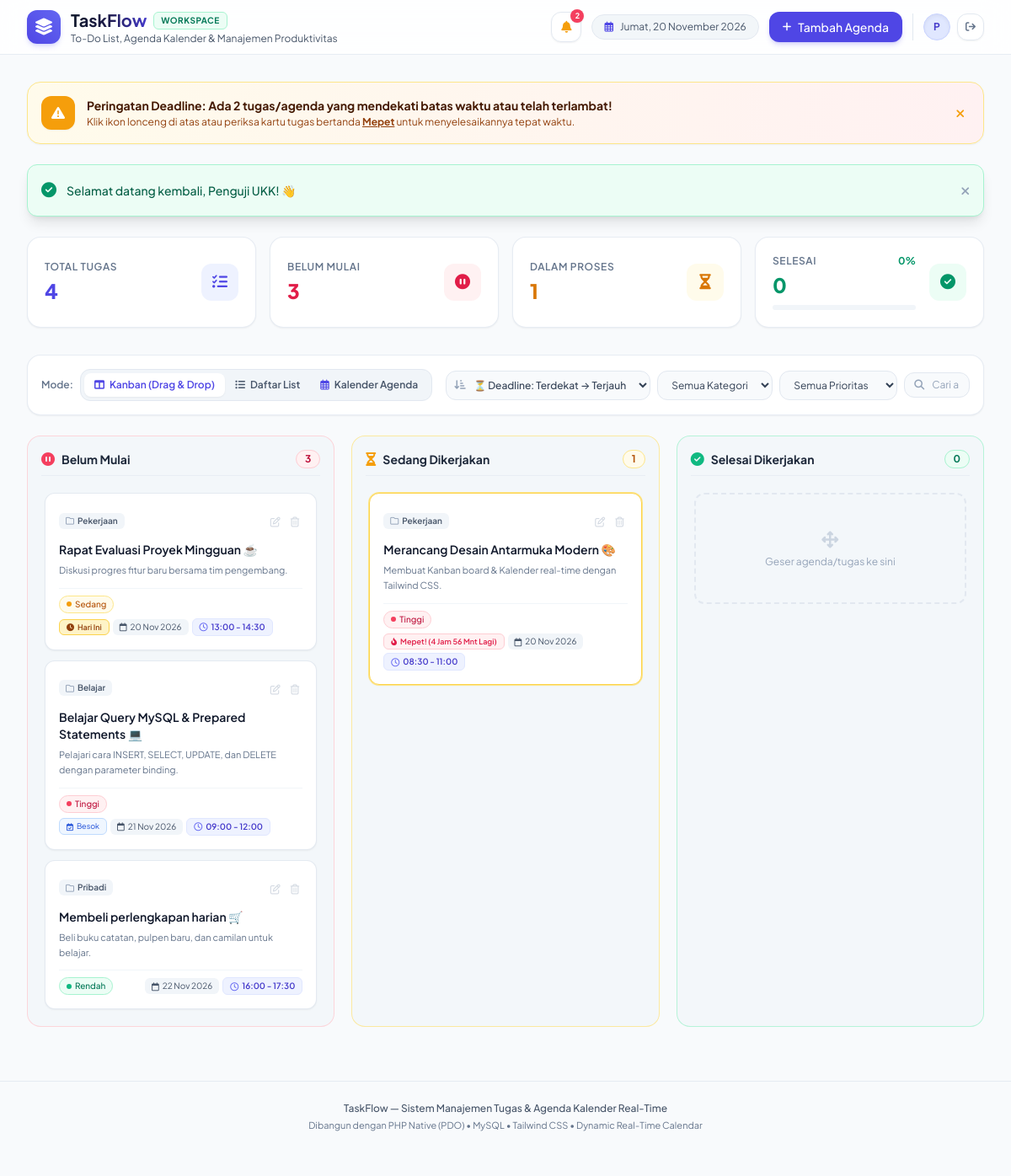
/index.php (signed in), run on the app's committed database.
### tables this page shows
CREATE TABLE IF NOT EXISTS `tasks` (
    `id` INT AUTO_INCREMENT PRIMARY KEY,
    `user_id` INT NULL,
    `title` VARCHAR(255) NOT NULL,
    `description` TEXT NULL,
    `category` VARCHAR(50) NOT NULL DEFAULT 'Umum',
    `priority` ENUM('low', 'medium', 'high') NOT NULL DEFAULT 'medium',
    `status` ENUM('todo', 'in_progress', 'completed') NOT NULL DEFAULT 'todo',
    `due_date` DATE NULL,
    `start_time` TIME NULL,
    `due_time` TIME NULL,
    `created_at` TIMESTAMP DEFAULT CURRENT_TIMESTAMP,
    `updated_at` TIMESTAMP DEFAULT CURRENT_TIMESTAMP ON UPDATE CURRENT_TIMESTAMP,
    INDEX `idx_user_tasks` (`user_id`),
    CONSTRAINT `fk_tasks_user` FOREIGN KEY (`user_id`) REFERENCES `users` (`id`) ON DELETE CASCADE
);

### config/database.php (called while the page is built, shortened)
<?php
if (!function_exists('e')) {
    function e($string) {
        return htmlspecialchars($string ?? '', ENT_QUOTES, 'UTF-8');
    }
}
if (!function_exists('formatTanggalIndo')) {
    function formatTanggalIndo($dateStr) {
        $bulan = [
            1 => 'Jan', 'Feb', 'Mar', 'Apr', 'Mei', 'Jun',
            'Jul', 'Agu', 'Sep', 'Okt', 'Nov', 'Des'
        ];
        $timestamp = strtotime($dateStr);
        $d = date('j', $timestamp);
        $m = $bulan[(int)date('n', $timestamp)];
        $y = date('Y', $timestamp);
        return "$d $m $y";
    }
}
if (!function_exists('formatJam')) {
    function formatJam($timeStr) {
        return substr($timeStr, 0, 5);
    }
}
if (!function_exists('formatRentangWaktu')) {
    function formatRentangWaktu($startTime, $dueTime) {
        $start = formatJam($startTime);
        $due   = formatJam($dueTime);
        if ($start && $due) {
            return "$start - $due";
        } elseif ($start) {
            return "Mulai $start";
        } elseif ($due) {
            return "Deadline $due";
        }
        return null;
    }
}
if (!function_exists('getDeadlineStatus')) {
    function getDeadlineStatus($dueDate, $dueTime, $isCompleted) {
        $now = time();
        $timePart = !empty($dueTime) ? $dueTime : '23:59:59';
        $dueTimestamp = strtotime($dueDate . ' ' . $timePart);
        $diffSeconds = $dueTimestamp - $now;
        if ($diffSeconds <= 21600) {
            $hoursLeft = floor($diffSeconds / 3600);
            $minsLeft  = floor(($diffSeconds % 3600) / 60);
            $label = $hoursLeft > 0 ? "Mepet! ($hoursLeft Jam $minsLeft Mnt Lagi)" : "Sangat Mepet! ($minsLeft Mnt Lagi)";
            return [
                'type'        => 'super_urgent',
                'label'       => $label,
                'badge_class' => 'bg-rose-50 text-rose-600 border-rose-200 font-semibold',
                'pulse'       => true,
                'icon'        => 'fa-solid fa-fire-flame-curved',
                'is_urgent'   => true
            ];
        }
        if ($diffSeconds <= 86400 && date('Y-m-d', $dueTimestamp) === date('Y-m-d')) {
            return [
                'type'        => 'today',
                'label'       => 'Hari Ini',
                'badge_class' => 'bg-amber-100 text-amber-800 border-amber-300 font-semibold',
                'pulse'       => false,
                'icon'        => 'fa-solid fa-clock',
                'is_urgent'   => true
            ];
        }
        $tomorrow = date('Y-m-d', strtotime('+1 day'));
        if ($dueDate === $tomorrow) {
            return [
                'type'        => 'tomorrow',
                'label'       => 'Besok',
                'badge_class' => 'bg-blue-50 text-blue-700 border-blue-200',
                'pulse'       => false,
                'icon'        => 'fa-regular fa-calendar-check',
                'is_urgent'   => false
            ];
        }
        return null;
    }
}

### includes/view_kanban.php (the view)
<?php
require_once __DIR__ . '/../config/database.php';
$tasks = $tasks ?? [];
$tasksTodo = array_filter($tasks, fn($t) => ($t['status'] ?? 'todo') === 'todo');
$tasksInProgress = array_filter($tasks, fn($t) => ($t['status'] ?? 'todo') === 'in_progress');
$tasksCompleted = array_filter($tasks, fn($t) => ($t['status'] ?? 'todo') === 'completed');
$kanbanColumns = [
    [
        'status' => 'todo',
        'title'  => 'Belum Mulai',
        'count'  => count($tasksTodo),
        'tasks'  => $tasksTodo,
        'badge'  => 'bg-rose-50 text-rose-700 border-rose-200',
        'icon'   => 'fa-solid fa-circle-pause text-rose-500',
        'border' => 'border-rose-200/80'
    ],
    [
        'status' => 'in_progress',
        'title'  => 'Sedang Dikerjakan',
        'count'  => count($tasksInProgress),
        'tasks'  => $tasksInProgress,
        'badge'  => 'bg-amber-50 text-amber-700 border-amber-200',
        'icon'   => 'fa-solid fa-hourglass-half text-amber-500',
        'border' => 'border-amber-200/80'
    ],
    [
        'status' => 'completed',
        'title'  => 'Selesai Dikerjakan',
        'count'  => count($tasksCompleted),
        'tasks'  => $tasksCompleted,
        'badge'  => 'bg-emerald-50 text-emerald-700 border-emerald-200',
        'icon'   => 'fa-solid fa-circle-check text-emerald-500',
        'border' => 'border-emerald-200/80'
    ],
];
?>
<div class="grid grid-cols-1 md:grid-cols-3 gap-5">
    <?php foreach ($kanbanColumns as $col): ?>
    <div class="bg-slate-100/70 rounded-2xl p-4 border <?= $col['border'] ?> flex flex-col min-h-[500px]">
        <div class="flex items-center justify-between mb-4 pb-2 border-b border-slate-200/60">
            <div class="flex items-center space-x-2">
                <i class="<?= $col['icon'] ?>"></i>
                <h3 class="text-sm font-bold text-slate-800"><?= $col['title'] ?></h3>
            </div>
            <span class="column-count-badge px-2.5 py-0.5 rounded-full text-xs font-bold border <?= $col['badge'] ?>" data-col="<?= $col['status'] ?>">
                <?= $col['count'] ?>
            </span>
        </div>
        <div class="kanban-drop-zone flex-1 space-y-3 transition-colors duration-200 rounded-xl p-1"
             data-status="<?= $col['status'] ?>">
            <?php if (empty($col['tasks'])): ?>
            <div class="empty-column-placeholder text-center py-10 border-2 border-dashed border-slate-200 rounded-xl">
                <i class="fa-solid fa-arrows-up-down-left-right text-slate-300 text-xl mb-1"></i>
                <p class="text-xs text-slate-400">Geser agenda/tugas ke sini</p>
            </div>
            <?php endif; ?>
            <?php foreach ($col['tasks'] as $task):
                $isDone = (($task['status'] ?? 'todo') === 'completed');
                $priorityConfig = [
                    'high'   => ['bg' => 'bg-rose-50 text-rose-700 border-rose-200', 'dot' => 'bg-rose-500 priority-high-pulse', 'label' => 'Tinggi'],
                    'medium' => ['bg' => 'bg-amber-50 text-amber-700 border-amber-200', 'dot' => 'bg-amber-500', 'label' => 'Sedang'],
                    'low'    => ['bg' => 'bg-emerald-50 text-emerald-700 border-emerald-200', 'dot' => 'bg-emerald-500', 'label' => 'Rendah']
                ];
                $prio = $priorityConfig[$task['priority'] ?? 'medium'] ?? $priorityConfig['medium'];
                $dueBadge = null;
                $deadlineStatus = getDeadlineStatus($task['due_date'] ?? null, $task['due_time'] ?? null, $isDone);
                if (!empty($task['due_date'])) {
                    $dueBadge = ['color' => 'bg-slate-100 text-slate-600', 'text' => formatTanggalIndo($task['due_date'])];
                }
            ?>
            <div class="task-card task-card-item bg-white rounded-xl p-4 border shadow-sm cursor-grab active:cursor-grabbing select-none group <?= !empty($deadlineStatus['pulse']) ? 'border-amber-300 ring-1 ring-amber-200' : 'border-slate-200/90' ?>"
                 draggable="true"
                 data-id="<?= $task['id'] ?>"
                 data-status="<?= $task['status'] ?>"
                 data-search-title="<?= strtolower(e($task['title'] ?? '')) ?>"
                 data-search-desc="<?= strtolower(e($task['description'] ?? '')) ?>"
                 data-search-category="<?= strtolower(e($task['category'] ?? '')) ?>">
                <div class="flex items-center justify-between gap-1 mb-2">
                    <span class="inline-flex items-center px-2 py-0.5 rounded-md text-[10px] font-semibold bg-slate-100 text-slate-600">
                        <i class="fa-regular fa-folder mr-1 text-slate-400"></i>
                        <?= e($task['category'] ?? 'Umum') ?>
                    </span>
                    <div class="flex items-center space-x-1 opacity-40 group-hover:opacity-100 transition">
                        <button type="button"
                                class="btn-open-edit p-1 text-slate-400 hover:text-brand-600 rounded transition"
                                title="Edit Agenda"
                                data-id="<?= $task['id'] ?>"
                                data-title="<?= e($task['title'] ?? '') ?>"
                                data-description="<?= e($task['description'] ?? '') ?>"
                                data-category="<?= e($task['category'] ?? 'Umum') ?>"
                                data-priority="<?= e($task['priority'] ?? 'medium') ?>"
                                data-status="<?= e($task['status'] ?? 'todo') ?>"
                                data-due-date="<?= e($task['due_date'] ?? '') ?>"
                                data-start-time="<?= e($task['start_time'] ?? '') ?>"
                                data-due-time="<?= e($task['due_time'] ?? '') ?>">
                            <i class="fa-regular fa-pen-to-square text-xs"></i>
                        </button>
                        <button type="button"
                                class="btn-open-delete p-1 text-slate-400 hover:text-rose-600 rounded transition"
                                title="Hapus Agenda"
                                data-id="<?= $task['id'] ?>"
                                data-title="<?= e($task['title'] ?? '') ?>">
                            <i class="fa-regular fa-trash-can text-xs"></i>
                        </button>
                    </div>
                </div>
                <h4 class="text-xs sm:text-sm font-semibold text-slate-900 leading-snug mb-1.5 <?= $isDone ? 'line-through text-slate-400' : '' ?>">
                    <?= e($task['title'] ?? '') ?>
                </h4>
                <?php if (!empty($task['description'])): ?>
                <p class="text-[11px] text-slate-500 mb-3 line-clamp-2 leading-relaxed <?= $isDone ? 'line-through text-slate-400' : '' ?>">
                    <?= e($task['description']) ?>
                </p>
                <?php endif; ?>
                <div class="flex flex-wrap items-center justify-between gap-1.5 pt-2 border-t border-slate-100 text-[10px]">
                    <span class="inline-flex items-center px-2 py-0.5 rounded-full border <?= $prio['bg'] ?> font-medium">
                        <span class="w-1.5 h-1.5 rounded-full mr-1 <?= $prio['dot'] ?>"></span>
                        <?= $prio['label'] ?>
                    </span>
                    <div class="flex flex-wrap items-center gap-1">
                        <?php if ($deadlineStatus): ?>
                        <span class="inline-flex items-center px-2 py-0.5 rounded-md border text-[9px] <?= $deadlineStatus['badge_class'] ?> <?= !empty($deadlineStatus['pulse']) ? 'priority-high-pulse' : '' ?>">
                            <i class="<?= $deadlineStatus['icon'] ?> mr-1"></i>
                            <?= $deadlineStatus['label'] ?>
                        </span>
                        <?php endif; ?>
                        <?php if ($dueBadge): ?>
                        <span class="inline-flex items-center px-2 py-0.5 rounded-md <?= $dueBadge['color'] ?>">
                            <i class="fa-regular fa-calendar mr-1"></i>
                            <?= $dueBadge['text'] ?>
                        </span>
                        <?php endif; ?>
                        <?php $timeRange = formatRentangWaktu($task['start_time'] ?? null, $task['due_time'] ?? null); ?>
                        <?php if ($timeRange): ?>
                        <span class="inline-flex items-center px-2 py-0.5 rounded-md bg-indigo-50 text-indigo-700 font-semibold border border-indigo-100">
                            <i class="fa-regular fa-clock mr-1 text-indigo-500"></i>
                            <?= $timeRange ?>
                        </span>
                        <?php endif; ?>
                    </div>
                </div>
            </div>
            <?php endforeach; ?>
        </div>
    </div>
    <?php endforeach; ?>
</div>

### data on the page
tasks: title "Belum Mulai", id "3", category "Belajar", title "Belajar Query MySQL & Prepared Statements 💻", description "Pelajari cara INSERT, SELECT, UPDATE, dan DELETE dengan parameter binding.", priority "Tinggi", label "Besok", due_date "21 Nov 2026", timeRange "09:00 - 12:00"
tasks: category "Pekerjaan", title "Rapat Evaluasi Proyek Mingguan ☕", description "Diskusi progres fitur baru bersama tim pengembang.", priority "Sedang", label "Hari Ini", due_date "20 Nov 2026", timeRange "13:00 - 14:30"
tasks: category "Pribadi", title "Membeli perlengkapan harian 🛒", description "Beli buku catatan, pulpen baru, dan camilan untuk belajar.", priority "Rendah", due_date "22 Nov 2026", timeRange "16:00 - 17:30"
tasks: title "Sedang Dikerjakan", id "1", category "Pekerjaan", title "Merancang Desain Antarmuka Modern 🎨", description "Membuat Kanban board & Kalender real-time dengan Tailwind CSS.", priority "Tinggi", label "Mepet! (4 Jam 56 Mnt Lagi)", due_date "20 Nov 2026", timeRange "08:30 - 11:00"

### other printed values
$urgentCount "2"
$hariIni "Jumat, 20 November 2026"
mb_substr($currentUser['name'] ?? 'U', 0, 1) "P"
$flash['message'] "Selamat datang kembali, Penguji UKK! 👋"
$stats['total'] "4"
$stats['todo'] "3"
$stats['in_progress'] "1"
$stats['percent'] "0"
$stats['completed'] "0"
$col['title'] "Selesai Dikerjakan"
$col['count'] "0"
